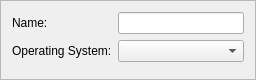
<?xml version="1.0" encoding="UTF-8"?>
<ui version="4.0">
 <class>Frame</class>
 <widget class="QFrame" name="Frame">
  <property name="geometry">
   <rect>
    <x>0</x>
    <y>0</y>
    <width>256</width>
    <height>80</height>
   </rect>
  </property>
  <property name="windowTitle">
   <string>Computer Inspector</string>
  </property>
  <property name="frameShape">
   <enum>QFrame::StyledPanel</enum>
  </property>
  <property name="frameShadow">
   <enum>QFrame::Raised</enum>
  </property>
  <layout class="QFormLayout" name="formLayout">
   <item row="0" column="0">
    <widget class="QLabel" name="label">
     <property name="text">
      <string>Name:</string>
     </property>
    </widget>
   </item>
   <item row="0" column="1">
    <widget class="QLineEdit" name="nameEdit"/>
   </item>
   <item row="1" column="0">
    <widget class="QLabel" name="label_2">
     <property name="text">
      <string>Operating System:</string>
     </property>
    </widget>
   </item>
   <item row="1" column="1">
    <widget class="QComboBox" name="osBox"/>
   </item>
  </layout>
 </widget>
 <resources/>
 <connections/>
</ui>
